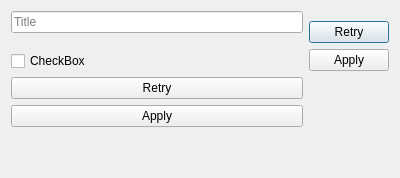
<?xml version="1.0" encoding="UTF-8"?>
<ui version="4.0">
 <class>NewAlarm</class>
 <widget class="QDialog" name="NewAlarm">
  <property name="geometry">
   <rect>
    <x>0</x>
    <y>0</y>
    <width>400</width>
    <height>178</height>
   </rect>
  </property>
  <property name="sizePolicy">
   <sizepolicy hsizetype="Preferred" vsizetype="Minimum">
    <horstretch>0</horstretch>
    <verstretch>0</verstretch>
   </sizepolicy>
  </property>
  <property name="windowTitle">
   <string>Dialog</string>
  </property>
  <layout class="QGridLayout" name="gridLayout">
   <item row="0" column="0" rowspan="2">
    <widget class="QWidget" name="widget" native="true">
     <property name="sizePolicy">
      <sizepolicy hsizetype="Expanding" vsizetype="Minimum">
       <horstretch>0</horstretch>
       <verstretch>0</verstretch>
      </sizepolicy>
     </property>
     <layout class="QVBoxLayout" name="verticalLayout">
      <property name="spacing">
       <number>6</number>
      </property>
      <property name="margin">
       <number>0</number>
      </property>
      <item>
       <widget class="QLineEdit" name="lineEdit">
        <property name="placeholderText">
         <string>Title</string>
        </property>
       </widget>
      </item>
      <item>
       <widget class="ValueButton" name="pushButton" native="true">
        <property name="text" stdset="0">
         <string/>
        </property>
       </widget>
      </item>
      <item>
       <widget class="ValueButton" name="pushButton_2" native="true">
        <property name="text" stdset="0">
         <string/>
        </property>
       </widget>
      </item>
      <item>
       <widget class="QCheckBox" name="checkBox">
        <property name="text">
         <string>CheckBox</string>
        </property>
       </widget>
      </item>
     </layout>
    </widget>
   </item>
   <item row="1" column="1">
    <widget class="QDialogButtonBox" name="buttonBox">
     <property name="sizePolicy">
      <sizepolicy hsizetype="Fixed" vsizetype="Fixed">
       <horstretch>0</horstretch>
       <verstretch>0</verstretch>
      </sizepolicy>
     </property>
     <property name="orientation">
      <enum>Qt::Vertical</enum>
     </property>
     <property name="standardButtons">
      <set>QDialogButtonBox::Apply|QDialogButtonBox::Retry</set>
     </property>
    </widget>
   </item>
   <item row="2" column="0">
    <widget class="QDialogButtonBox" name="buttonBox_2">
     <property name="sizePolicy">
      <sizepolicy hsizetype="Expanding" vsizetype="Expanding">
       <horstretch>0</horstretch>
       <verstretch>0</verstretch>
      </sizepolicy>
     </property>
     <property name="orientation">
      <enum>Qt::Vertical</enum>
     </property>
     <property name="standardButtons">
      <set>QDialogButtonBox::Apply|QDialogButtonBox::Retry</set>
     </property>
    </widget>
   </item>
  </layout>
 </widget>
 <customwidgets>
  <customwidget>
   <class>ValueButton</class>
   <extends>QWidget</extends>
   <header>valuebutton.h</header>
  </customwidget>
 </customwidgets>
 <resources/>
 <connections/>
</ui>
